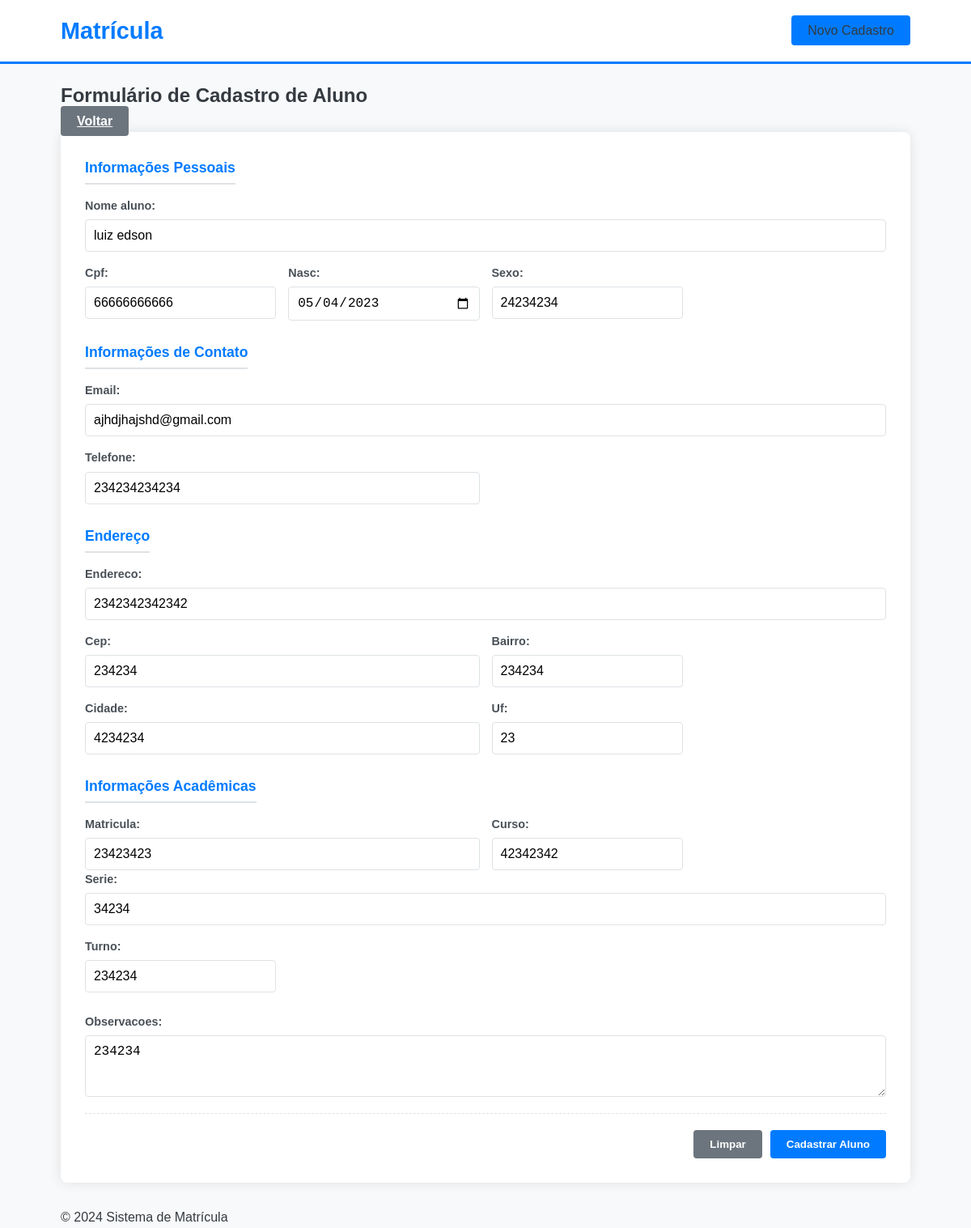
Screenshot of /editar/1/ with the database file from the repository.
### matricula/models.py (models this page shows)
class Aluno(models.Model):
    nome_aluno = models.CharField(max_length=150)
    endereco = models.CharField(max_length=250)
    email = models.EmailField()
    nasc = models.DateField()
    sexo = models.CharField(max_length=250)
    cpf = models.CharField(max_length=11)
    telefone = models.CharField(max_length=15)
    cep = models.CharField(max_length=8)
    bairro = models.CharField(max_length=150)
    cidade = models.CharField(max_length=250)
    uf = models.CharField(max_length=2)
    matricula = models.CharField(max_length=150)
    curso = models.CharField(max_length=250)
    serie = models.IntegerField()
    turno = models.CharField(max_length=150)
    observacoes = models.TextField()

### matricula/views.py (the view)
# urls.py: path('editar/<int:id>/', views.aluno_editar, name='aluno_editar'),
def aluno_editar(request,id):
    aluno = get_object_or_404(Aluno,id=id)
    if request.method == 'POST':
        form = AlunoForm(request.POST,request.FILES,instance=aluno)
        if form.is_valid():
            form.save()
            return redirect('aluno_listar')
    else:
        form = AlunoForm(instance=aluno)
    return render(request,'forms.html',{'form':form})

### templates/forms.html (shortened to what this page needs)
{% extends 'base.html' %}
{% load static %}
{% block conteudo %}
<h2>Formulário de Cadastro de Aluno</h2>
<a href="{% url 'aluno_listar' %}" class="btn btn-secondary mb-3">Voltar</a>
<form method="POST" class="form-cadastro">
    <fieldset class="secao-form">
        <legend class="secao-titulo">Informações Pessoais</legend>
        <div class="campos-grupo">
            <div class="campo-item">
                {{ form.nome_aluno.label_tag }}
                {{ form.nome_aluno }}
            </div>
            <div class="campo-item campo-terco">
                {{ form.cpf.label_tag }}
                {{ form.cpf }}
            </div>
            <div class="campo-item campo-terco">
                {{ form.nasc.label_tag }}
                {{ form.nasc }}
            </div>
            <div class="campo-item campo-terco">
                {{ form.sexo.label_tag }}
                {{ form.sexo }}
            </div>
        </div>
    </fieldset>
    <fieldset class="secao-form">
        <legend class="secao-titulo">Informações de Contato</legend>
        <div class="campos-grupo">
            <div class="campo-item">
                {{ form.email.label_tag }}
                {{ form.email }}
            </div>
            <div class="campo-item campo-metade">
                {{ form.telefone.label_tag }}
                {{ form.telefone }}
            </div>
        </div>
    </fieldset>
    <fieldset class="secao-form">
        <legend class="secao-titulo">Endereço</legend>
        <div class="campos-grupo">
            <div class="campo-item">
                {{ form.endereco.label_tag }}
                {{ form.endereco }}
            </div>
            <div class="campo-item campo-terco-dois">
                {{ form.cep.label_tag }}
                {{ form.cep }}
            </div>
            <div class="campo-item campo-terco">
                {{ form.bairro.label_tag }}
                {{ form.bairro }}
            </div>
            <div class="campo-item campo-terco-dois">
                {{ form.cidade.label_tag }}
                {{ form.cidade }}
            </div>
            <div class="campo-item">
                {{ form.uf.label_tag }}
                {{ form.uf }}
            </div>
        </div>
    </fieldset>
    <fieldset class="secao-form">
        <legend class="secao-titulo">Informações Acadêmicas</legend>
        <div class="campos-grupo">
            <div class="campo-item campo-metade">
                {{ form.matricula.label_tag }}
                {{ form.matricula }}
            </div>
            <div class="campo-item">
                {{ form.curso.label_tag }}
                {{ form.curso }}
            </div>
        </div>
        <div class="campos-grupo">
            <div class="campo-item">
                {{ form.serie.label_tag }}
                {{ form.serie }}
            </div>
            <div class="campo-item">
                {{ form.turno.label_tag }}
                {{ form.turno }}
            </div>
        </div>
    </fieldset>
    <div class="campo-item">
        {{ form.observacoes.label_tag }}
        {{ form.observacoes }}
    </div>
    <div class="form-actions">
        <button type="reset" class="btn btn-secondary">Limpar</button>
        <button type="submit" class="btn btn-primary">Cadastrar Aluno</button>
    </div>
</form>
{% endblock conteudo %}

### static/css/base.css (style rules this page uses)
:root { --primary-color: #007bff; --secondary-color: #6c757d; --success-color: #28a745; --warning-color: #ffc107; --danger-color: #dc3545; --bg-light: #f8f9fa; --border-color: #dee2e6; --text-dark: #343a40; }
* { box-sizing: border-box; margin: 0; padding: 0; }
body { font-family: sans-serif; color: var(--text-dark); line-height: 1.6; background-color: var(--bg-light); }
.form-cadastro { background-color: #ffffff; padding: 30px; border-radius: 8px; box-shadow: 0 0 15px rgba(0, 0, 0, 0.1); margin-bottom: 30px; }
.secao-form { border: none; padding: 0; margin-bottom: 25px; }
.secao-titulo { font-size: 1.1rem; font-weight: bold; color: var(--primary-color); border-bottom: 2px solid var(--border-color); padding-bottom: 5px; margin-bottom: 15px; }
.campos-grupo { display: grid; grid-template-columns: repeat(4, 1fr); gap: 15px; }
.campo-item { display: flex; flex-direction: column; }
.campo-terco { grid-column: span 1; }
.campo-metade { grid-column: span 2; }
.campo-terco-dois { grid-column: span 2; }
.campos-grupo > .campo-item:first-child:not(.campo-terco):not(.campo-metade) { grid-column: span 4; }
label { margin-bottom: 5px; font-size: 0.9rem; font-weight: 600; color: #495057; }
input, select, textarea { padding: 10px; border: 1px solid var(--border-color); border-radius: 4px; font-size: 1rem; width: 100%; }
textarea { resize: vertical; }
.form-actions { display: flex; justify-content: flex-end; gap: 10px; padding-top: 20px; border-top: 1px dashed var(--border-color); margin-top: 20px; }
.btn-primary, .btn-secondary { padding: 10px 20px; border: none; border-radius: 4px; cursor: pointer; font-weight: bold; transition: background-color 0.2s; }
.btn-primary { background-color: var(--primary-color); color: white; }
.btn-secondary { background-color: var(--secondary-color); color: white; }

### rows the page displays
Aluno: nome_aluno "luiz edson", cpf "66666666666", nasc "05/04/2023", sexo "24234234", email "ajhdjhajshd@gmail.com", telefone "234234234234", endereco "2342342342342", cep "234234", bairro "234234", cidade "4234234", uf "23", matricula "23423423", curso "42342342", serie "34234", turno "234234", observacoes "234234"
